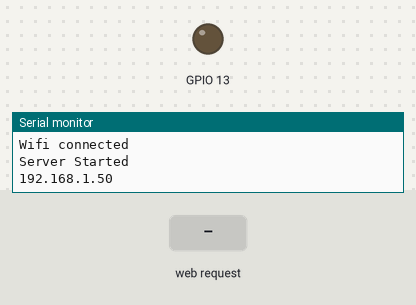
Bench run of a sketch on a simulated ESP8266 (NodeMCU). Shown: output pins drawn as LEDs (lit = HIGH), the last lines printed to the serial monitor. The test bench sets the inputs (shaded band). WiFi joins after 1.5 s; servers stay silent unless stated.

Above: at 4.2 s.
4.3 s: HTTP request GET /gpio/1 received
At 4.8 s:
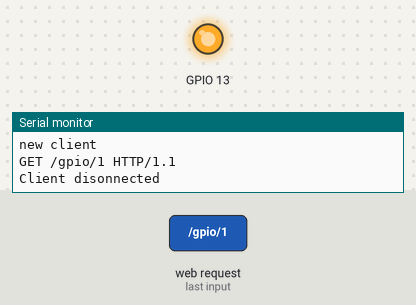
5.8 s: HTTP request GET /gpio/0 received
At 7.1 s:
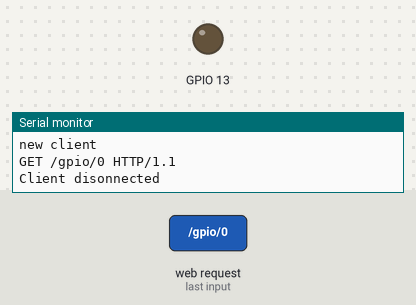
Timing chart, 0 to 8.8 s (numbered marks = the images above; inputs shaded):
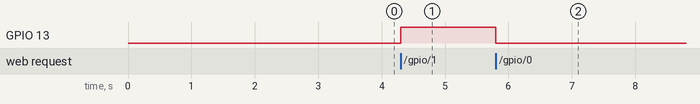

Measured:
- after the input at 4.3 s, GPIO 13: LOW → HIGH at once
- after the input at 5.8 s, GPIO 13: HIGH → LOW at once

The sketch:

ESP8266OnOff.ino
```cpp
#include <ESP8266WiFi.h>

const char* ssid = "AXTEL-5352";
const char* password = "C3655352";

WiFiServer server(80);


void setup()
{
       Serial.begin(115200);
       delay(1500);

       pinMode(13, OUTPUT);
       digitalWrite(13, LOW);

       Serial.println();
       Serial.println();
       Serial.println("Conencting to: ");
       Serial.println(ssid);

       WiFi.begin(ssid,password);

       while (WiFi.status() != WL_CONNECTED){
          delay(500);
          Serial.println(":");
       }
       Serial.println("");
       Serial.println("Wifi connected");

       server.begin();
       Serial.println("Server Started");

       Serial.println(WiFi.localIP());

}

void loop()
{
  WiFiClient client = server.available();
  if(!client){
    return;
  }

  Serial.println("new client");
  while(!client.available()){
    delay(1);
  }

  String req = client.readStringUntil('\r');
  Serial.println(req);
  client.flush();

  int val;
  if  (req.indexOf("/gpio/0") != -1)
    val = 0;
  else if (req.indexOf("/gpio/1") != -1)
    val = 1;
   else {
      Serial.println("invalid request");
      client.stop();
      return;
   }

  digitalWrite(13, val);

  client.flush();

    String s = "HTTP/1.1 200 OK\r\nContent-Type: text/html\r\n\r\n<!DOCTYPE HTML>\r\n<html>\r\nGPIO is now ";
  s += (val)?"high":"low";
  s += "</html>\n";

  // Send the response to the client
  client.print(s);
  delay(1);
  Serial.println("Client disonnected");

  // The client will actually be disconnected
  // when the function returns and 'client' object is detroyed
}
```
